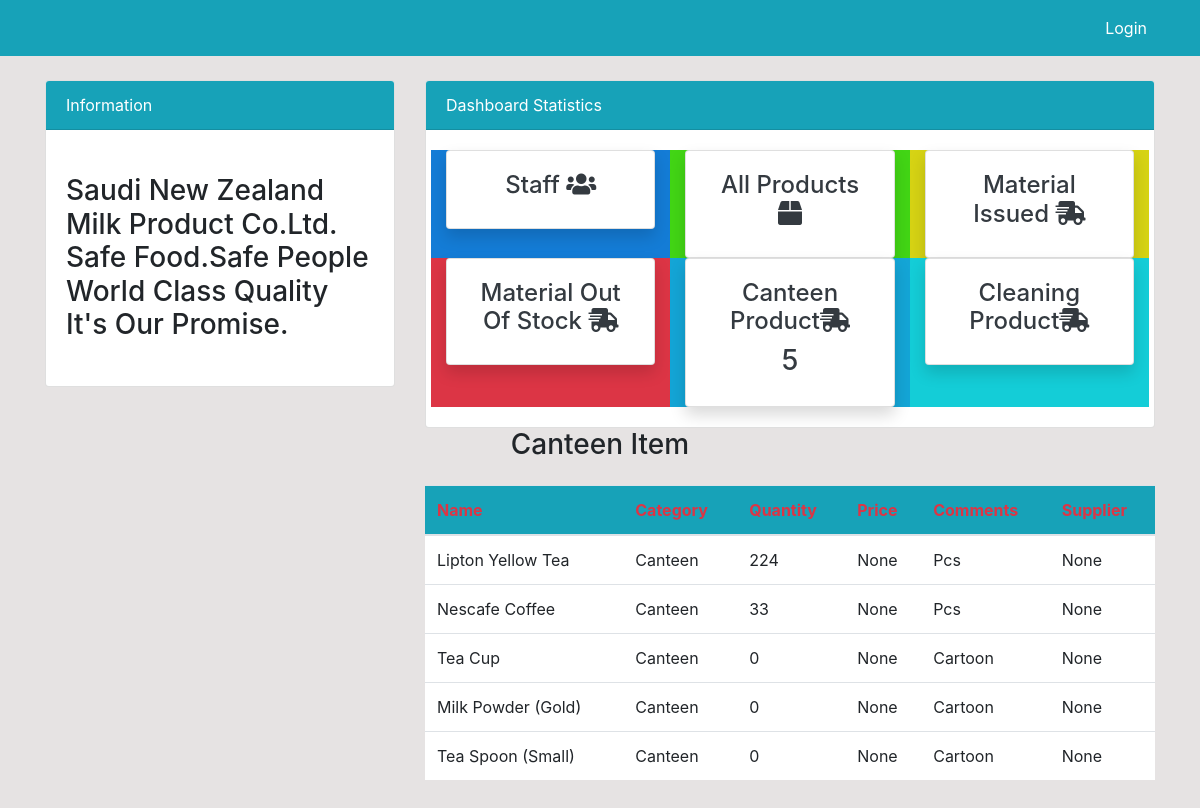
Page /Food_products/ on the committed database.
### dashboard/models.py (models this page shows, shortened)
class Product(models.Model):
    name = models.CharField(max_length=100, null=True)
    quantity = models.PositiveIntegerField(null=True)
    price = models.DecimalField(max_digits=10, decimal_places=2, null=True)
    category = models.CharField(max_length=50, choices=CATEGORY, null=True)
    comments = models.CharField(max_length=100, null=True)
    Supplier = models.CharField(max_length=100, null=True)

### dashboard/views.py (the view)
# urls.py: path('Food_products/', views.Food_products, name='Food_products'),
def Food_products(request):
    food = Product.objects.filter(category='Canteen')
    context = {
        'food_products': food,
        'food_count': food.count(),
    }
    return render(request, 'dashboard/canteen_prodcut.html', context)

### templates/dashboard/canteen_prodcut.html (shortened to what this page needs)
{% extends 'partials/base.html' %}
{% load crispy_forms_tags %}
{% block content %}
{% include 'partials/topside.html' %}
    <center><h3>Canteen Item</h3></center>
<div class="row my-4">
    <div class="col-md-4">
    </div>
    <div class="col-md-8">
        <table class="table bg-white">
            <thead class="bg-info text-danger">
                <tr>
                    <th scope="col">Name</th>
                    <th scope="col">Category</th>
                    <th scope="col">Quantity</th>
                    <th scope="col">Price</th>
                    <th scope="col">Comments</th>
                    <th scope="col">Supplier</th>
                </tr>
            </thead>
            <tbody>
                {% for product in food_products %}
                <tr>
                    <td>{{ product.name }}</td>
                    <td>{{ product.category }}</td>
                    <td>{{ product.quantity }}</td>
                    <td>{{ product.price }}</td>
                    <td>{{ product.comments }}</td>
                    <td>{{ product.Supplier }}</td>
                </tr>
                {% endfor %}
            </tbody>
        </table>
    </div>
</div>
{% endblock %}

### static/style.css (style rules this page uses)
body { background: rgb(230, 227, 227); }

### rows in the picture
Product: name "Lipton Yellow Tea", category "Canteen", quantity "224", price "None", comments "Pcs", Supplier "None"
Product: name "Nescafe Coffee", category "Canteen", quantity "33", price "None", comments "Pcs", Supplier "None"
Product: name "Tea Cup", category "Canteen", quantity "0", price "None", comments "Cartoon", Supplier "None"
Product: name "Milk Powder (Gold)", category "Canteen", quantity "0", price "None", comments "Cartoon", Supplier "None"
Product: name "Tea Spoon (Small)", category "Canteen", quantity "0", price "None", comments "Cartoon", Supplier "None"

### other values in the picture
{{ food_count }} "5"
